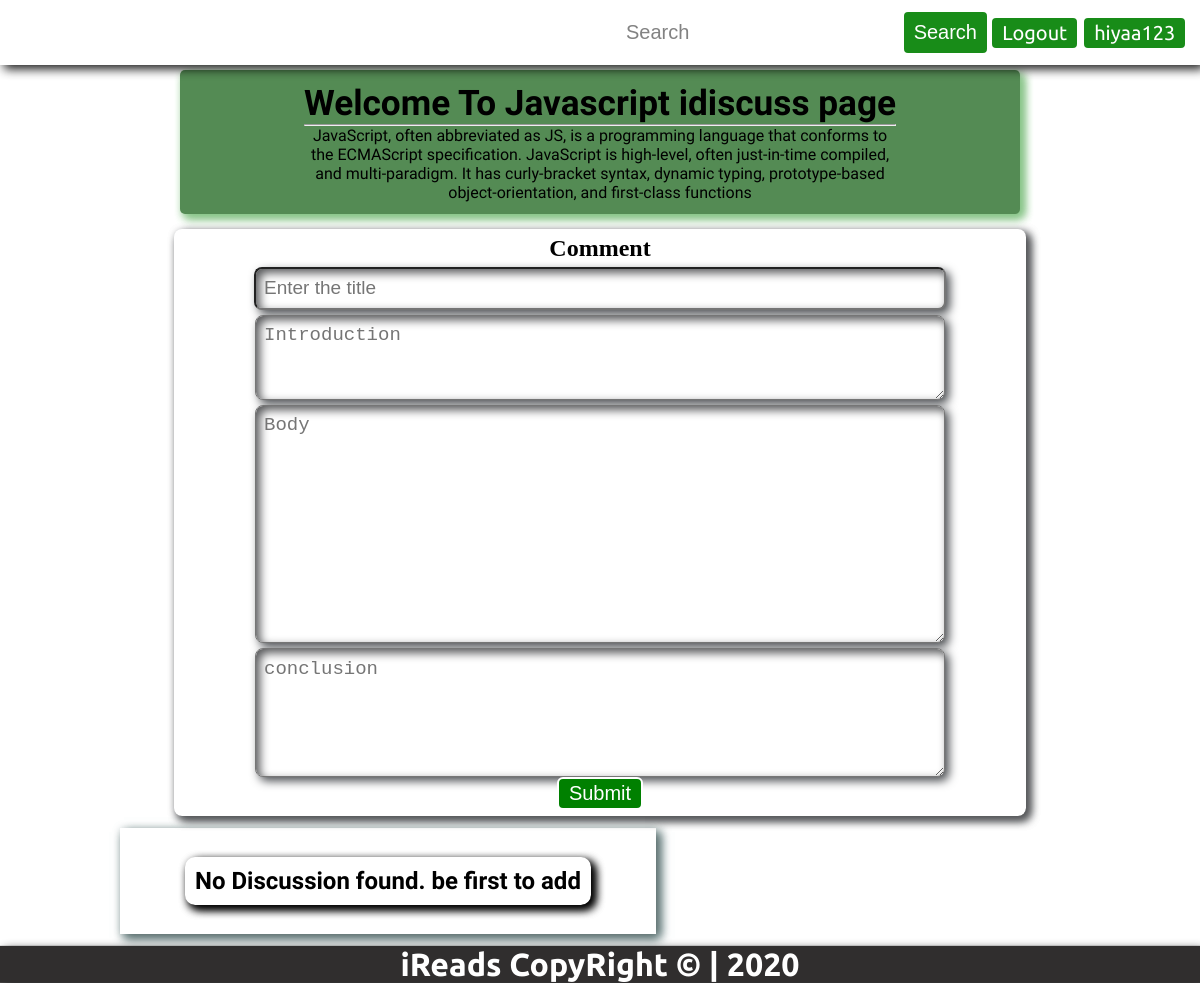
Page /threadlist?cat=idiscuss&&type=2 on the committed database.
### iReads/models.py (models this page shows)
class DiscussionCat(models.Model):
    id=models.AutoField(primary_key=True)
    catName=models.CharField(max_length=25)
    catDesc=models.TextField()
    def __str__(self):
        return self.catName

### iReads/views.py (the view)
# urls.py: path('threadlist', views.threadlist,name='threadlist' ),
def threadlist(request):
    cat = request.GET.get('cat')
    type = int(request.GET.get('type'))
    if(cat == "story"):
        stories = StoriesThreads.objects.filter(type=type)
        if(len(stories) != 0):
            content = {"content": stories,
                        "typeof": "story",
                       "url": '/thread?cat={{typeof}}&&id={{con.id}}',
                       "buttons":BUTTONS
                       }
        else:
            desc = StoriesCat.objects.filter(id=type).first()
            content = {"content": [{"name": "No story found. be first to add", "type": {
                "catName": desc, "catDesc": desc.catDesc}}], "typeof": "story", "url": "/",
                "buttons":BUTTONS}
        return render(request, 'threadlist.html', content)
    elif(cat == "idiscuss"):
        discussions = DiscussionThreads.objects.filter(type=type)
        if(len(discussions) != 0):
            content = {"content": discussions, "typeof": "idiscuss", "url": "/thread?cat=idiscuss&&id={{con.id}}",
                       "buttons": BUTTONS}
        else:
            desc = DiscussionCat.objects.filter(id=type).first()
            content = {"content": [{"name": "No Discussion found. be first to add", "type": {
                "catName": desc, "catDesc": desc.catDesc}}],
                 "typeof": "idiscuss", "url": "/",
                 "buttons": BUTTONS}
        return render(request, 'threadlist.html', content)
    else:
        return redirect(index)

### templates/threadlist.html (shortened to what this page needs)
{% extends 'basic.html' %}
{% block userButtonNav %}
{{buttons|safe}}
{% endblock userButtonNav %}
{% load static %}
{% block body %}
    <div class=" container jumbotron text-center">
        <div class="head">
            <h1 class="large-text">Welcome To {{content.0.type.catName}} {{typeof}} page</h1>
            <hr>
        </div>
        <div class="body">
            {{content.0.type.catDesc}}
        </div>
    </div>
    <form action="submitPost?type={{typeof}}&&cat={{content.0.type.catName}}" class="form-group" method="POST">
        <h2>Comment </h2>
        <input type="text" name="title" placeholder="Enter the title" required>
        <textarea name="intro" id="intro" cols="30" rows="3" placeholder="Introduction" required></textarea>
        <textarea name="body" id="body" cols="30" rows="10" placeholder="Body" required></textarea>
        <textarea name="conclusion" id="conclusion" cols="30" rows="5" placeholder="conclusion" required></textarea>
        <button class="btn">Submit</button>
    </form>
    <section id="threadlist">
        <ul class="posts">
        {% for con in content %}
            <li class="post">
                <h2><a href="/thread?cat={{typeof}}&&id={{con.id}}">{{con.name}}</a></h2>
            </li>
            {% endfor %}
        </ul>
    </section>
{% endblock body %}

### static/css/navbar.css (style rules this page uses)
* { margin: 0; padding: 0; }
.right-side a { display: block; padding: 3px 10px; text-decoration: none; margin-left:3px ; }
.btn { font-size: 20px; padding: 3px 10px; border-radius: 6px; outline: none; color: white; background-color: green; border: 2px solid; cursor: pointer; }
.large-text { font-size: 2.2rem; }

### static/css/main.css (style rules this page uses)
.container { display: flex; width: 80%; padding: 1% 10%; justify-content: center; align-items: center; flex-wrap: wrap; }
.text-center { text-align: center; }
.jumbotron { background-color: rgb(84, 139, 84); width: 50%; height: fit-content; border-radius: 5px; margin: auto; margin-top: 5px; box-shadow: 4px 4px 10px rgb(137, 197, 137), 4px 4px 10px rgb(137, 197, 137); font-family: 'Pangolin', cursive; }
#threadlist { margin: 1% 10%; padding: 2% 5%; width: fit-content; height: fit-content; justify-content: center; align-items: center; display: flex; box-shadow: 4px 4px 10px rgb(91, 109, 107), 4px 4px 10px rgb(121, 151, 155); }
.posts { list-style: none; display: flex; align-items: center; justify-content: center; flex-direction: column; font-family: 'Anonymous Pro', monospace; }
.posts .post { margin: 5px; border-radius: 10px; padding: 10px; box-shadow: 4px 4px 10px black, 4px 4px 10px black; }
.posts a { color: black; text-decoration: none; }
.form-group { display: flex; justify-content: center; align-items: center; margin: auto; width: 70%; border-radius: 8px; padding: 0.5%; flex-direction: column; margin-top: 15px; box-shadow: 4px 4px 10px rgb(87, 88, 90), 4px 4px 10px rgb(75, 78, 82); }
.form-group input, .form-group textarea { outline: none; width: 80%; padding: 1%; border-radius: 8px; margin-top: 5px; box-shadow: inset 4px 4px 10px rgb(87, 88, 90), 4px 4px 10px rgb(75, 78, 82); display: flex; font-size: 19px; }

### static/css/phone.css (style rules this page uses)
.right-side .btn { font-size: 15px; }
.container { flex-direction: column; margin: auto; }
.jumbotron { padding: 0 0; width: 80vw; margin: auto; }
.jumbotron .head, .jumbotron .body { width: 50vw; }
#threadlist { width: fit-content; }
#threadlist .posts { width: 100%; }
#threadlist .posts .post { width: 100%; }
.form-group { width: 80%; }
.form-group input, .form-group textarea { width: 80%; box-shadow: inset 2px 2px 5px rgb(87, 88, 90), 2px 2px 5px rgb(75, 78, 82); }

### rows in the picture
DiscussionCat: catName "Javascript", catDesc "JavaScript, often abbreviated as JS, is a programming language that conforms to the ECMAScript specification. JavaScript is high-level, often just-in-time compiled, and multi-paradigm. It has curly-bracket syntax, dynamic typing, prototype-based object-orientation, and first-class functions"

### other values in the picture
{{ buttons|safe }} "Logout hiyaa123"
{{ typeof }} "idiscuss"
{{ con.name }} "No Discussion found. be first to add"
